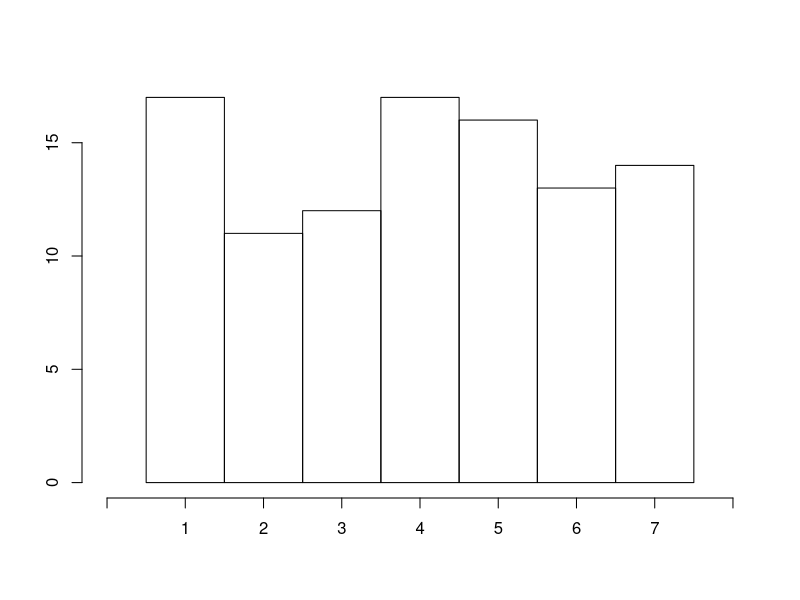
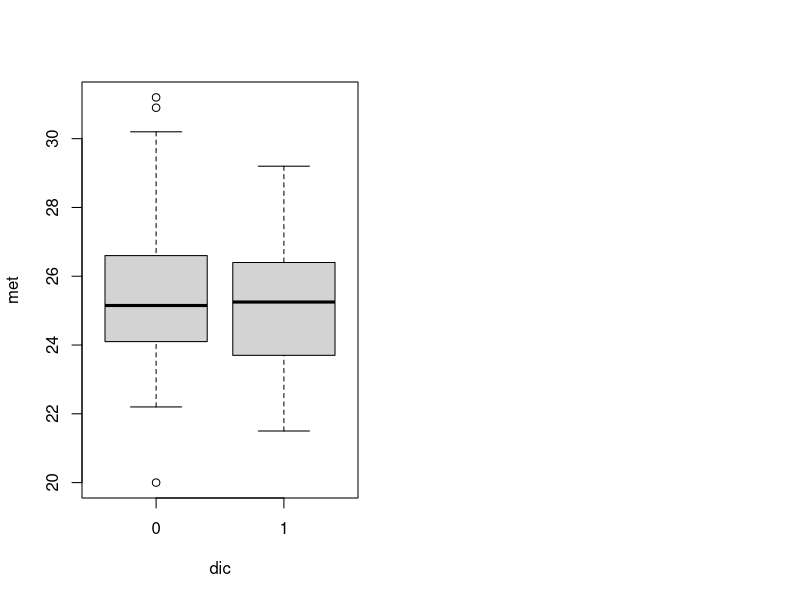

These figures' R source, in order: (Note: this script raises an error after producing the figures.)
#Hier die Funktionen zur Auswertung
test <- data.frame("alter"=round(rnorm(100, mean = 25,sd = 2),1),
                   "fach"=factor(sample(c("A", "B", "C"),100, rep=T)),
                   "IntMath" = factor(sample(1:7, 100, rep=T)),
                   "IntPro" = factor(sample(1:7, 100, rep=T)),
                   "MLK" = factor(sample(0:1, 100, rep=T))                   )

# (a) Eine Funktion, die verschiedene geeignete deskriptive Statistiken
# fuer metrische Variablen berechnet und ausgibt

metric <- function(v, boxpl = FALSE){
  if(boxpl){boxplot(v)}
  return(c(summary(v), "Var" = var(v)))
}
#Test
metric(test$alter)

# b) Eine Funktion, die verschiedene geeignete deskriptive Statistiken
# fuer kategoriale Variablen berechnet und ausgibt

kateg <- function(v, graf = FALSE){
  
  #Grafik
  if(graf){
    n <- length(levels(v))
    maH <- max(table(v))
    plot.new()
    plot.window(xlim=c(0,n+1), ylim=c(0,maH))
    axis(1, at=0:(n+1), labels = c("",levels(v),""))
    axis(2)
    rect(xleft=(1:n)-0.5, ybottom=0, xright=(1:n)+0.5, ytop=table(v))
  }
  return(list("Modus" = names(which(table(v)==max(table(v)))), "Hauefigkeiten" = table(v),
              "relative Hauefigkeiten" = table(v)*(1/length(v))))

}
#Test
kateg(test$IntMath, TRUE)

# (c) Eine Funktion, die geeignete deskriptive bivariate Statistiken fuer
# den Zusammenhang zwischen zwei kategorialen Variablen
# berechnet ausgibt

bivKateg <- function(v1, v2){
  par(mfrow=c(1,2))
  
  #einzelne Auswertungen
  cat("Auswewrtung der Variable v1", "\n")
  print(kateg(v1))
  cat("--------------------------", "\n")
  cat("Auswertung der Variable v2", "\n")
  print(kateg(v2))
  cat("--------------------------", "\n")
  
  #gemeinsame Haeufigkeiten
  haeufigkeitstabelle = table(v1, v2)
  rel_haeufigkeitstabelle = (1/min(c(length(v1), length(v2))))*haeufigkeitstabelle
  return(list("Kombinationshauefigkeiten" = haeufigkeitstabelle, 
              "relative Kombinationshaeufigkeiten" = rel_haeufigkeitstabelle))
  
  #evtl noch Plot der gemeinsamen Haeufigkeiten
}

#Test
bivKateg(test$IntMath, test$MLK)


# (d) Eine Funktion, die geeignete deskriptive bivariate Statistiken fuer
# den Zusammengang zwischen einer metrischen und einer
# dichotomen Variablen berechnet und ausgibt

bivMetDicho <- function(met, dic){
  boxplot(met ~ dic)
  realisationen_von_dic = dic[which(duplicated(janein) == FALSE)]
  met1 = met[which(dic == realisationen_von_dic[1])]
  met2 = met[which(dic == realisationen_von_dic[2])]
  
  return(list("Realisationen_von_dic" = table(dic), "Erste_Realisation_von_dic" = metric(met1), 
              "Zweite_Realisation_von_dic" = metric(met2)))
}

#Test
bivMetDicho(met = test$alter, dic=test$MLK)


# (e) Eine Funktion, die eine mindestens ordinal skalierte Variable
# quantilbasiert kategorisiert (z.B. in niedrig, mittel, hoch)

#unterteilt in hoch, mittel oder niedrig
#Hoch heißt beispielswese, dass 66% der Realisierungen kleiner sind, als die untere 
#Grenze des Intervals für hoch
quantKateg <- function(v){
  v = as.numeric(v)
  quants = quantile(v, c(0.33,0.66))
  categ = 0
  for(i in 1:length(v)){
    if(v[i] <= quants[1]){categ[i] = "niedirg"}
    if(v[i] <= quants[2] && v[i] > quants[1]){categ[i] = "mittel"} 
    if(v[i] > quants[2]){categ[i] = "hoch"}
    }
  
  return(list("Qunatile von v" = quants, "Kategorisierter_Vektor" = categ))

}
#Test
quantKateg(test$IntMath)



# (f) Eine Funktion, die eine geeignete Visualisierung von drei oder vier
# kategorialen Variablen erstellt

visualize <- function(){
  
}



# Freiwillig: weitere zur Deskription und Visualisierung geeignete
# Funktionen
